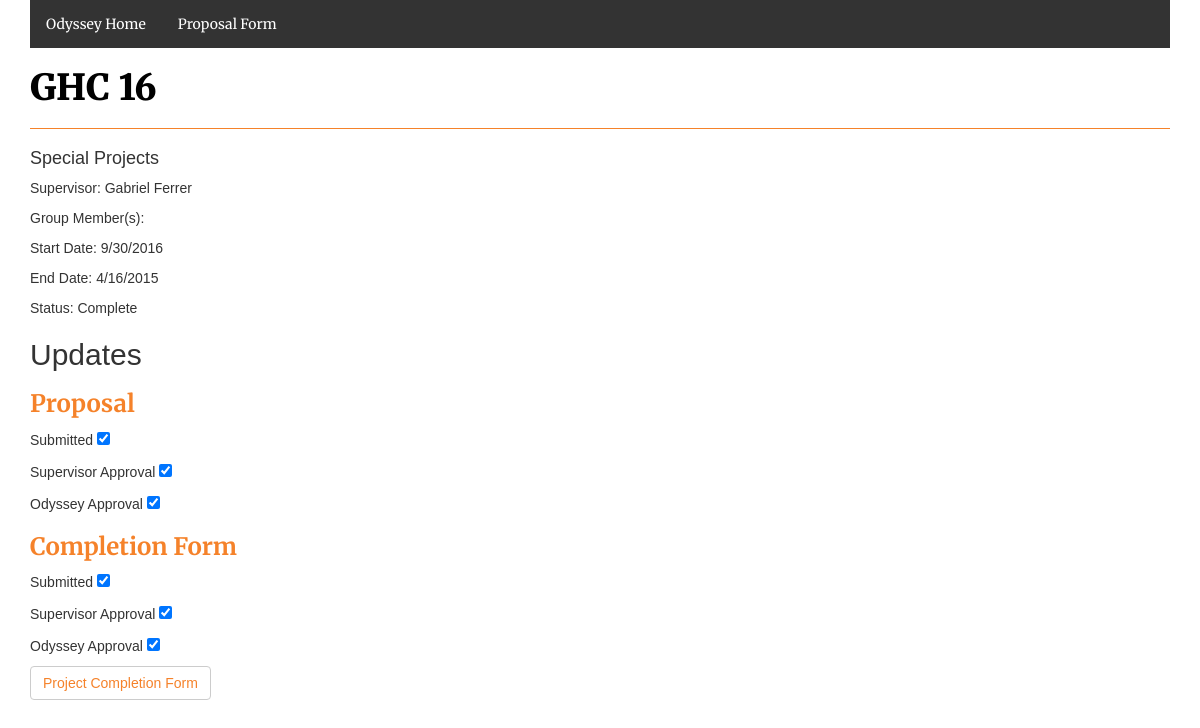
/odyssey/project-status/2, run on the app's committed database.
### projects/models.py (models this page shows, shortened)
class Project(models.Model):
    title = models.CharField(max_length=200)
    category = models.CharField(max_length=20)
    advisor = models.ForeignKey(User, on_delete=models.CASCADE)
    status = models.CharField(max_length=60)
    start_date = models.CharField(max_length=50)
    end_date = models.CharField(max_length=50)
    update_date = models.CharField(max_length=50)

### projects/views.py (the view)
# urls.py: url(r'^project-status/(?P<project_id>[0-9]+)',views.status, name='status'),
def status(request, project_id):
    project = get_object_or_404(Project, pk=project_id)
    return render(request, 'projects/status.html', {'project':project})

### projects/templates/projects/Status.html (shortened to what this page needs)
{% extends "projects/base.html" %}
{% block header %}{{project.title}}{% endblock %}
{% block content %}
<body>
    <div class="body">
            <h4 id="projectCategory">{{project.category}}</h4>
            <div>
                <p id="supervisor">Supervisor: {{project.advisor.first_name}} {{project.advisor.last_name}}
                </p>
                <p id="group">Group Member(s):</p>
                <p id="startdate">Start Date: {{project.start_date}}</p>
                <p id="enddate">End Date: {{project.end_date}}</p>
                <p>Status: {{project.status}}</p>
            </div>
    <div class="updates">
        <h2>Updates</h2>
        <h3>Proposal</h3>
        <p id="submitProp"> Submitted <input type="checkbox" onclick="return false" checked="checked"/></p>
        <p id="supProp"> Supervisor Approval <input type="checkbox" onclick="return false" checked="checked"/></p>
        <p id="odyProp"> Odyssey Approval <input type="checkbox" onclick="return false" checked="checked"/></p>
        <h3>Completion Form</h3>
        <p id="submitComp"> Submitted <input type="checkbox" onclick="return false" checked="checked"/></p>
        <p id="supComp"> Supervisor Approval <input type="checkbox" onclick="return false" checked="checked"/></p>
        <p id="odyComp"> Odyssey Approval <input type="checkbox" onclick="return false" checked="checked"/></p>
        <a class="btn btn-default" href="{% url 'projects:completion' project.id %}">Project Completion Form</a>
    </div>
    </div>
</body>
{% endblock %}

### projects/static/projects/style.css (style rules this page uses)
body { font-family: 'Merriweather Sans', sans-serif; padding-bottom: 10px; }
h3 { font-family: 'Merriweather', serif; color: #f5822a; font-weight: 700; }
a { color: #f5822a; }
.btn { color: #f5822a; }

### data on the page
Project: title "GHC 16", category "Special Projects", advisor.first_name "Gabriel", advisor.last_name "Ferrer", start_date "9/30/2016", end_date "4/16/2015", status "Complete"
